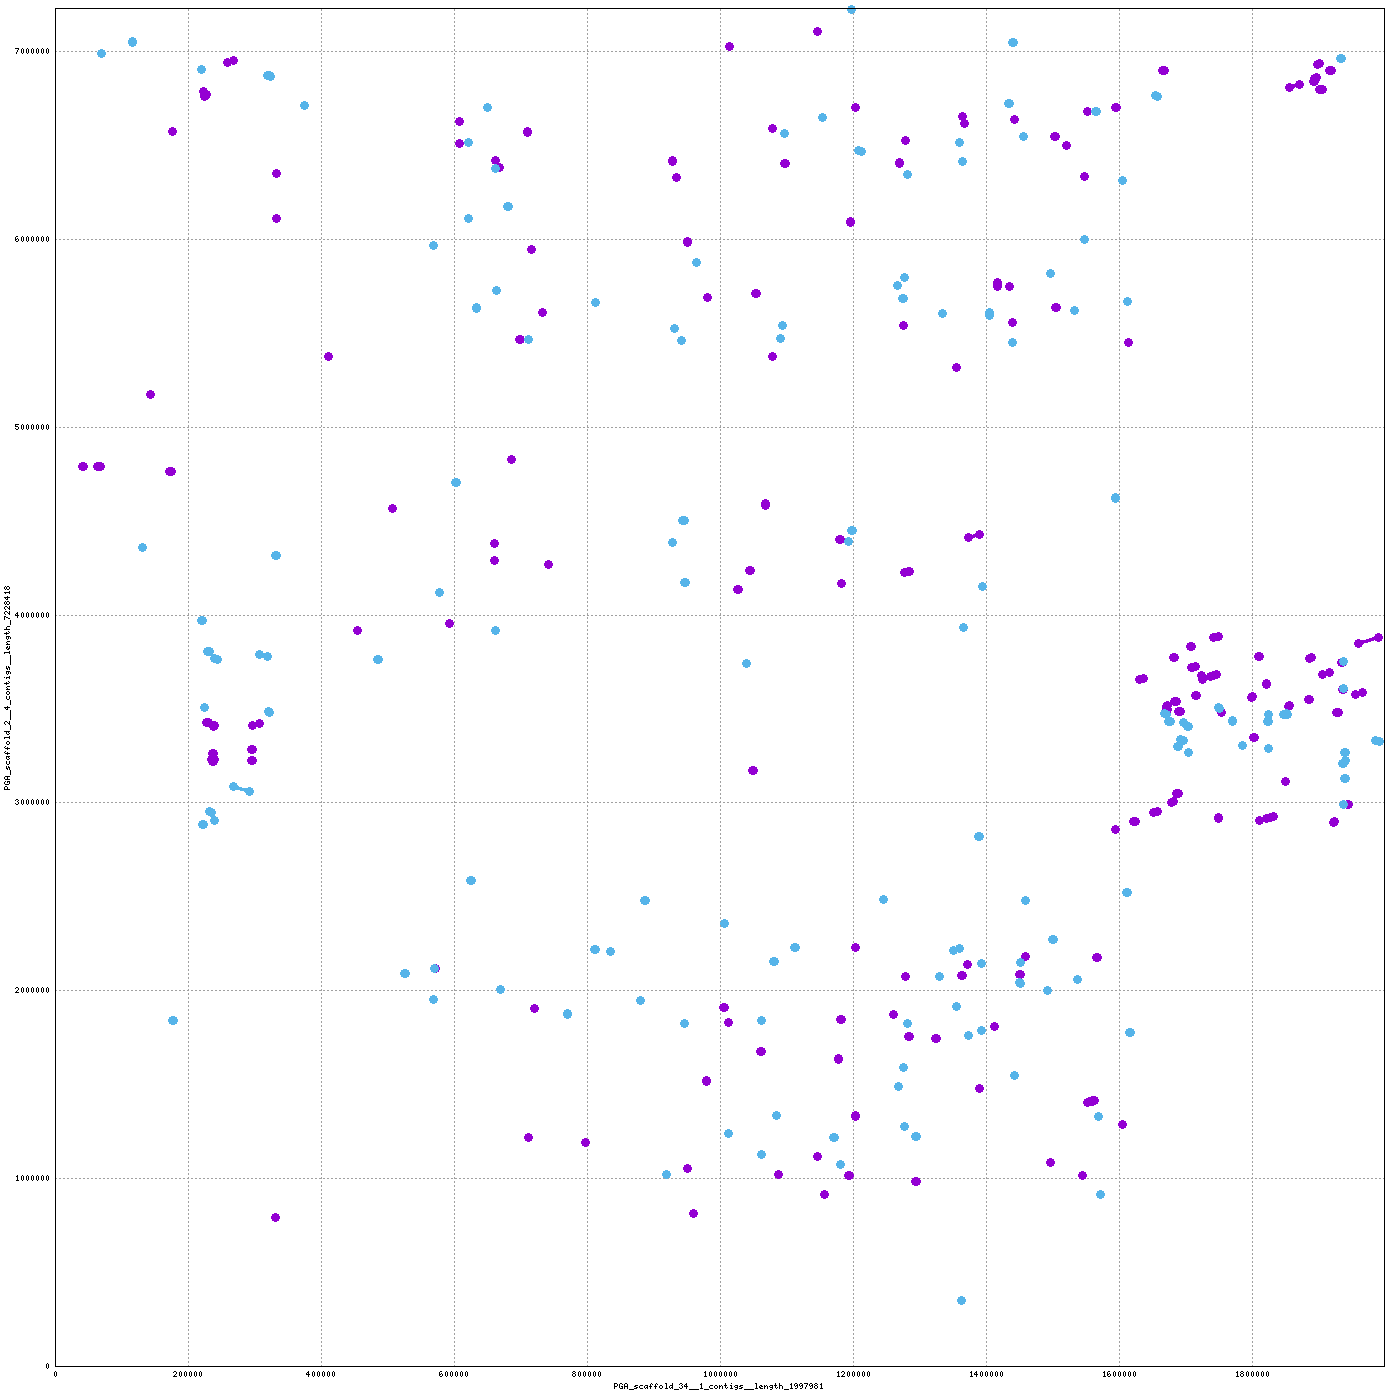

Write the gnuplot code that produced this figure.
set terminal png tiny size 1400,1400
set output "/home/mike/Desktop/scripts/snakes/plot_pairs/hiCversion1.linear/nucmer/nucmer.67.png"
set size 1,1
set grid
unset key
set border 15
set tics scale 0
set xlabel "PGA_scaffold_34__1_contigs__length_1997981"
set ylabel "PGA_scaffold_2__4_contigs__length_7228418"
set format "%.0f"
set mouse format "%.0f"
set mouse mouseformat "[%.0f, %.0f]"
if(GPVAL_VERSION < 5) set mouse clipboardformat "[%.0f, %.0f]"
set xrange [1:1997981]
set yrange [1:7228418]
set style line 1  lt 1 lw 3 pt 6 ps 1
set style line 2  lt 3 lw 3 pt 6 ps 1
set style line 3  lt 2 lw 3 pt 6 ps 1
plot \
 "/home/mike/Desktop/scripts/snakes/plot_pairs/hiCversion1.linear/nucmer/nucmer.67.fplot" title "FWD" w lp ls 1, \
 "/home/mike/Desktop/scripts/snakes/plot_pairs/hiCversion1.linear/nucmer/nucmer.67.rplot" title "REV" w lp ls 2
